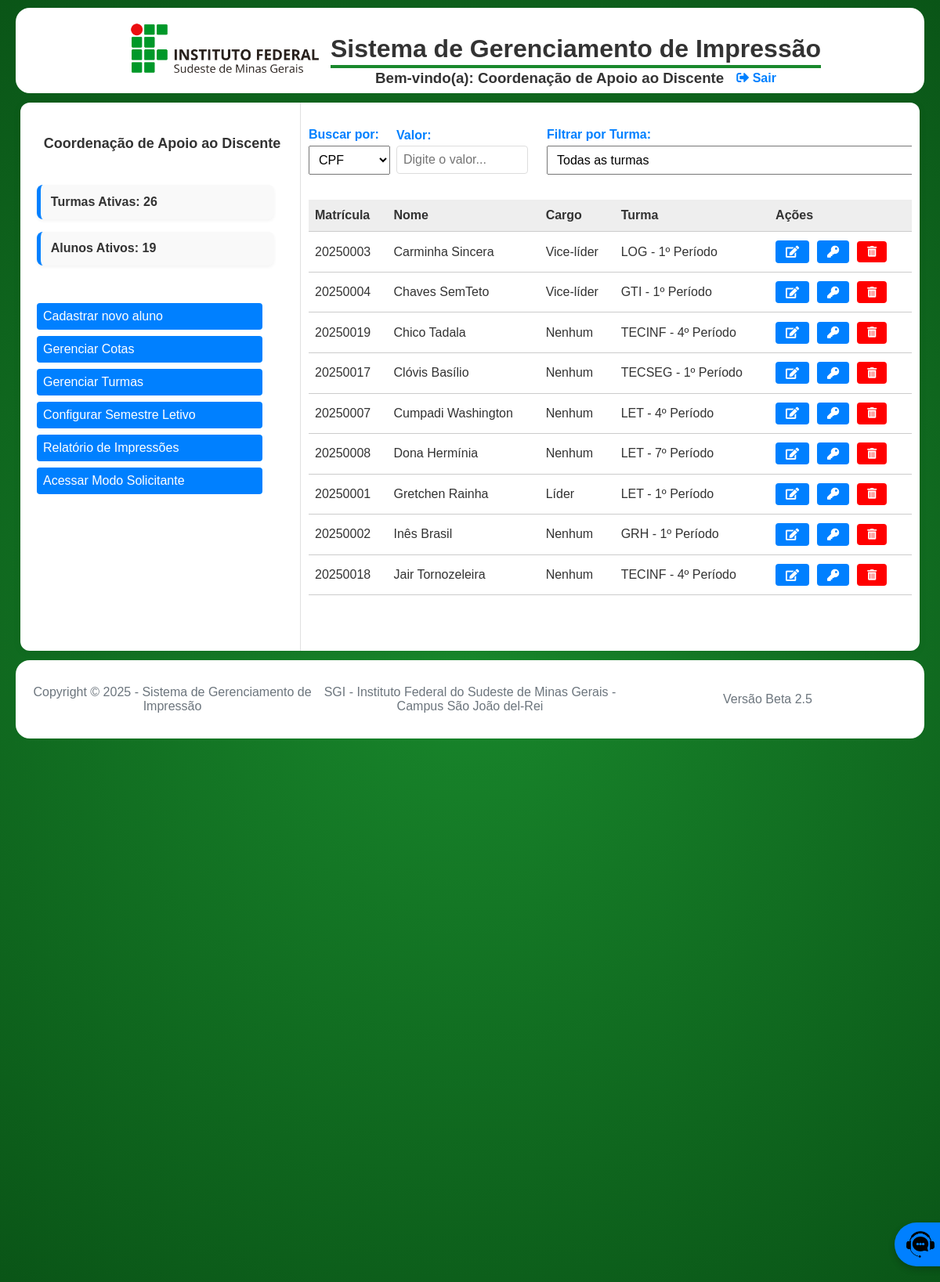
The app's page /pages/admin_cad/dashboard_cad.php (signed in) with its own data.
### tables this page shows
CREATE TABLE `Aluno` (
  `matricula` varchar(20) NOT NULL,
  `nome` varchar(100) NOT NULL,
  `sobrenome` varchar(100) NOT NULL,
  `cargo` enum('Líder','Vice-líder','Nenhum') DEFAULT 'Nenhum',
  `email` varchar(100) NOT NULL,
  `cpf` char(11) NOT NULL,
  `senha` varchar(255) NOT NULL,
  `ativo` tinyint(1) DEFAULT 1,
  `cota_id` int(11) DEFAULT NULL,
  `data_fim_validade` date DEFAULT NULL,
  PRIMARY KEY (`matricula`),
  UNIQUE KEY `cpf` (`cpf`),
  KEY `cota_id` (`cota_id`),
  CONSTRAINT `Aluno_ibfk_1` FOREIGN KEY (`cota_id`) REFERENCES `CotaAluno` (`id`) ON DELETE SET NULL
);

CREATE TABLE `Curso` (
  `id` int(11) NOT NULL AUTO_INCREMENT,
  `sigla` varchar(20) NOT NULL,
  `nome_completo` varchar(100) NOT NULL,
  PRIMARY KEY (`id`),
  UNIQUE KEY `sigla` (`sigla`)
);

CREATE TABLE `Turma` (
  `id` int(11) NOT NULL AUTO_INCREMENT,
  `curso_id` int(11) NOT NULL,
  `periodo` varchar(20) NOT NULL,
  PRIMARY KEY (`id`),
  UNIQUE KEY `curso_id` (`curso_id`,`periodo`),
  CONSTRAINT `Turma_ibfk_1` FOREIGN KEY (`curso_id`) REFERENCES `Curso` (`id`) ON DELETE CASCADE
);

### pages/admin_cad/dashboard_cad.php (the view, shortened to what this page needs)
<?php
require_once '../../includes/config.php';
$pagina = isset($_GET['pagina']) && is_numeric($_GET['pagina']) ? (int)$_GET['pagina'] : 1;
$limite = 12;
$offset = ($pagina - 1) * $limite;
$condicoes = [];
$tipo_busca = $_GET['tipo_busca'] ?? '';
$valor_busca = trim($_GET['valor_busca'] ?? '');
$base_sql = "FROM Aluno a
             LEFT JOIN CotaAluno ca ON a.cota_id = ca.id
             LEFT JOIN Turma t ON ca.turma_id = t.id
             LEFT JOIN Curso c ON t.curso_id = c.id";
$where_clause = !empty($condicoes) ? 'WHERE ' . implode(' AND ', $condicoes) : '';
$sql_alunos = "SELECT a.*, t.periodo, c.sigla, c.nome_completo " . $base_sql . " " . $where_clause . " ORDER BY a.nome ASC LIMIT :limite OFFSET :offset";
$stmt = $conn->prepare($sql_alunos);
$stmt->bindValue(':limite', $limite, PDO::PARAM_INT);
$stmt->bindValue(':offset', $offset, PDO::PARAM_INT);
$stmt->execute();
$alunos = $stmt->fetchAll();
$total_turmas = $conn->query("SELECT COUNT(DISTINCT turma_id) AS total FROM CotaAluno")->fetch()->total ?? 0;
$total_alunos = $conn->query("SELECT COUNT(*) AS total FROM Aluno WHERE ativo = 1")->fetch()->total ?? 0;
include_once '../../includes/header.php';
?>
<link rel="stylesheet" href="./css/dashboard_cad.css?v=<?= ASSET_VERSION ?>">
<div class="dashboard-layout">
    <aside class="dashboard-aside">
        <section class="dashboard-header">
            <h1>Coordenação de Apoio ao Discente</h1>
        </section>
        <section class="dashboard-cards">
            <div class="card">Turmas Ativas: <?= $total_turmas ?></div>
            <div class="card">Alunos Ativos: <?= $total_alunos ?></div>
        </section>
        <section class="dashboard-menu">
            <a class="btn-menu" href="form_aluno.php">Cadastrar novo aluno</a>
            <a class="btn-menu" href="gerenciar_cotas.php">Gerenciar Cotas</a>
            <a class="btn-menu" href="gerenciar_turmas.php">Gerenciar Turmas</a>
            <a class="btn-menu" href="../admin/configurar_semestre.php">Configurar Semestre Letivo</a>
            <a class="btn-menu" href="relatorio_aluno.php">Relatório de Impressões</a>
            <a class="btn-menu" href="../servidor/dashboard_servidor.php">Acessar Modo Solicitante</a>
        </section>
    </aside>
    <main class="dashboard-main">
        <div class="responsive-table">
            <form method="GET" class="busca-form styled-busca-form">
                <div class="form-group">
                    <label for="tipo_busca">Buscar por:</label>
                    <select name="tipo_busca" id="tipo_busca">
                        <option value="cpf" <?= ($tipo_busca === 'cpf' ? 'selected' : '') ?>>CPF</option>
                    </select>
                </div>
                <div class="form-group">
                    <label for="valor_busca">Valor:</label>
                    <input type="text" id="valor_busca" name="valor_busca" placeholder="Digite o valor..." value="<?= htmlspecialchars($valor_busca) ?>">
                </div>
                <div class="form-group filter">
                    <label for="turma">Filtrar por Turma:</label>
                    <select name="turma" id="turma">
                        <option value="">Todas as turmas</option>
                    </select>
                </div>
            </form>
            <table>
                <thead>
                    <tr>
                        <th>Matrícula</th>
                        <th>Nome</th>
                        <th>Cargo</th>
                        <th>Turma</th>
                        <th>Ações</th>
                    </tr>
                </thead>
                <tbody>
                    <?php foreach ($alunos as $aluno): ?>
                        <tr>
                            <td data-label="Matrícula"><?= htmlspecialchars($aluno->matricula) ?></td>
                            <td data-label="Nome"><?= htmlspecialchars($aluno->nome . ' ' . $aluno->sobrenome) ?></td>
                            <td data-label="Cargo"><?= htmlspecialchars($aluno->cargo) ?></td>
                            <td data-label="Turma" title="<?= htmlspecialchars($aluno->nome_completo . ' - ' . $aluno->periodo) ?>"><?= htmlspecialchars($aluno->sigla . ' - ' . $aluno->periodo) ?></td>
                            <td data-label="Ações">
                                <div class="action-buttons">
                                    <a href="form_aluno.php?matricula=<?= htmlspecialchars($aluno->matricula) ?>" class="btn-action btn-edit" title="Editar/Renovar"><i class="fas fa-edit"></i></a>
                                    <a type="button" class="btn-action btn-redefinir btn-edit" data-id="<?= htmlspecialchars($aluno->matricula) ?>" title="Redefinir Senha"><i class="fas fa-key"></i></a>
                                    <button type="button" class="btn-action btn-delete btn-excluir btn-exc"
                                        data-id="<?= htmlspecialchars($aluno->matricula) ?>"
                                        data-nome="<?= htmlspecialchars($aluno->nome) ?>"
                                        data-tipo="aluno"
                                        title="Excluir Aluno">
                                        <i class="fas fa-trash-alt"></i>
                                    </button>
                                </div>
                            </td>
                        </tr>
                    <?php endforeach; ?>
                </tbody>
            </table>
        </div>
    </main>
</div>
<?php include_once '../../includes/footer.php'; ?>

### includes/header.php (shortened to what this page needs)
<!DOCTYPE html>
<html lang="pt-BR">
<head>
    <link rel="stylesheet" href="<?= BASE_URL ?>/css/styles.css?v=<?= ASSET_VERSION ?>">
    <link rel="stylesheet" href="https://cdnjs.cloudflare.com/ajax/libs/font-awesome/5.15.4/css/all.min.css">
</head>
<body>
<header>
    <div>
        <img src="<?= BASE_URL ?>/img/logo_horizontal_ifsudestemg.png" alt="logomarca do IF">
    </div>
    <div class="header-title">
        <h1><?= SITE_NAME ?></h1>
        <hr>
        <?php if (isset($_SESSION['usuario']) && !empty($_SESSION['usuario'])): ?>
            <div class="user-info">
                <h3>Bem-vindo(a): <?= htmlspecialchars($_SESSION['usuario']['nome'] . (isset($_SESSION['usuario']['sobrenome']) ? ' ' . $_SESSION['usuario']['sobrenome'] : '')) ?></h3>
                <a class="logout" href="<?= BASE_URL ?>/includes/logout.php"><i class="fas fa-sign-out-alt"></i> Sair</a>
            </div>
        <?php endif; ?>
    </div>
</header>

### includes/footer.php (shortened to what this page needs)
    <footer>
        <p>Copyright &copy; <?php echo CURRENT_YEAR; ?> - <?php echo SITE_NAME; ?></p>
        <p><?php echo SITE_DESCRIPTION; ?></p>
        <p>Versão Beta <?php echo ASSET_VERSION; ?></p>
    </footer>
    <a href="<?= BASE_URL ?>/pages/utils/suporte.html" class="suporte-btn">
        <img src="<?= BASE_URL ?>/img/suporte.png" alt="Suporte" class="icone">
    </a>
</body>
</html>

### css/styles.css (style rules this page uses)
body { background: radial-gradient(circle at center, #19882c, #0A5517); background-attachment: fixed; font-family: Arial, sans-serif; margin: 0; padding: 0; color: #333; }
header { display: flex; justify-content: center; align-items: center; margin: 10px 20px; padding: 5px; background-color: #FFF; border-radius: 18px; }
header img { width: 250px; margin: 10px; }
header hr { border: 0; height: 4px; background-color: #19882c; margin-top: -20px; }
a { text-decoration: none; }
.logout { color: #0080ff; font-weight: bold; font-size: 16px; }
.user-info { display: flex; align-items: center; justify-content: center; gap: 1rem; margin-top: -24px; margin-bottom: -24px; }
footer { display: flex; justify-content: center; align-items: center; padding: 10px; margin: 10px 20px; height: 80px; border-radius: 18px; text-align: center; font-size: 16px; color: #6c757d; background-color: #FFF; position: relative; }
footer p { margin: 0; flex: 1; }
.suporte-btn { position: fixed; bottom: 20px; right: 20px; margin-right: -150px; background-color: #0080ff; color: white; border: none; border-radius: 50px; padding: 10px 15px; cursor: pointer; display: flex; align-items: center; box-shadow: 0 4px 8px rgba(0, 0, 0, 0.2); z-index: 1000; transition: all 0.3s ease; }
.suporte-btn .icone { width: 36px; height: 36px; margin-right: 10px; }
.form-group { margin-bottom: 1rem; }
.form-group label { display: block; margin-bottom: 0.5rem; font-weight: bold; }
.form-group input { width: 90%; padding: 0.75rem; border: 1px solid #ddd; border-radius: 4px; font-size: 1rem; }
.dashboard-layout { display: flex; min-height: 700px; background: #fff; margin: 12px 26px; border-radius: 12px; box-shadow: 0 2px 12px rgba(0,0,0,0.06); }
.dashboard-aside { width: 320px; border-right: 1px solid #e0e0e0; padding: 1.5rem 1rem 1rem 1rem; display: flex; flex-direction: column; gap: 1.5rem; }
.dashboard-main { margin-left: 10px; margin-right: 10px; width: 65%; max-height: 600px; overflow-y: auto; flex: 1; min-width: 0; padding: 1rem 0 1rem 0; }

### pages/admin_cad/css/dashboard_cad.css (style rules this page uses)
.dashboard-header { text-align: center; }
aside { width: 40%; margin-left: 5px; }
aside h1 { font-size: 18px; }
.dashboard-cards { display: flex; flex-direction: column; gap: 1rem; margin-bottom: 1.5rem; }
.card { width: 85%; background-color: #f9f9f9; border-left: 5px solid #0080ff; padding: 0.8rem; border-radius: 8px; font-weight: 600; box-shadow: 0 2px 4px rgba(0,0,0,0.05); }
.busca-form,.filter-form { align-items: center; display: flex; flex-direction: row; gap: 0.5rem; width: 90%; max-width: 600px; margin-bottom: 1rem; }
.busca-form .filter { margin-left: 1rem; }
.busca-form input { width: 150px; }
.busca-form input, .busca-form select, .busca-form button, .filter-form select, .filter-form button { padding: 0.5rem; font-size: 1rem; margin-top: 0.3rem; }
.busca-form label { font-weight: 600; color: #0080ff; margin-bottom: 0; }
.dashboard-menu { display: flex; flex-direction: column; gap: 0.5rem; width: 90%; max-width: 600px; }
.btn-menu { color: #FFF; border: none; border-radius: 4px; padding: 0.5rem; font-size: 1rem; background-color: #0080ff; }
.responsive-table { width: 100%; overflow-x: auto; margin: 0 auto; padding: 1rem 0; }
table { width: 100%; border-collapse: collapse; background: #fff; margin-bottom: 1rem; }
thead { background-color: #eee; }
th, td { padding: 0.7rem 0.5rem; text-align: left; border-bottom: 1px solid #ccc; }
.action-buttons { align-items: center; display: flex; gap: 0.25rem; text-align: center; }
.action-buttons a { background: #0080ff; color: #fff; padding: 0.35rem 0.8rem; border-radius: 4px; font-size: 0.95em; text-decoration: none; margin-right: 0.4rem; transition: background 0.2s; display: inline-block; }
.action-buttons .btn-exc { color: #FFF; padding: 0.4rem 0.8rem; border: none; border-radius: 4px; font-size: 0.85rem; background-color: #ff0000; transition: background 0.2s; }

### records on screen
aluno: matricula "20250003", nome+sobrenome "Carminha Sincera", cargo "Vice-líder", curso.sigla "LOG - 1º Período"
aluno: matricula "20250004", nome+sobrenome "Chaves SemTeto", cargo "Vice-líder", curso.sigla "GTI - 1º Período"
aluno: matricula "20250019", nome+sobrenome "Chico Tadala", cargo "Nenhum", curso.sigla "TECINF - 4º Período"
aluno: matricula "20250017", nome+sobrenome "Clóvis Basílio", cargo "Nenhum", curso.sigla "TECSEG - 1º Período"
aluno: matricula "20250007", nome+sobrenome "Cumpadi Washington", cargo "Nenhum", curso.sigla "LET - 4º Período"
aluno: matricula "20250008", nome+sobrenome "Dona Hermínia", cargo "Nenhum", curso.sigla "LET - 7º Período"
aluno: matricula "20250001", nome+sobrenome "Gretchen Rainha", cargo "Líder", curso.sigla "LET - 1º Período"
aluno: matricula "20250002", nome+sobrenome "Inês Brasil", cargo "Nenhum", curso.sigla "GRH - 1º Período"
aluno: matricula "20250018", nome+sobrenome "Jair Tornozeleira", cargo "Nenhum", curso.sigla "TECINF - 4º Período"

### other values on screen
SITE_NAME "Sistema de Gerenciamento de Impressão"
$total_turmas "26"
$total_alunos "19"
CURRENT_YEAR "2025"
SITE_DESCRIPTION "SGI - Instituto Federal do Sudeste de Minas Gerais - Campus São João del-Rei"
ASSET_VERSION "2.5"
